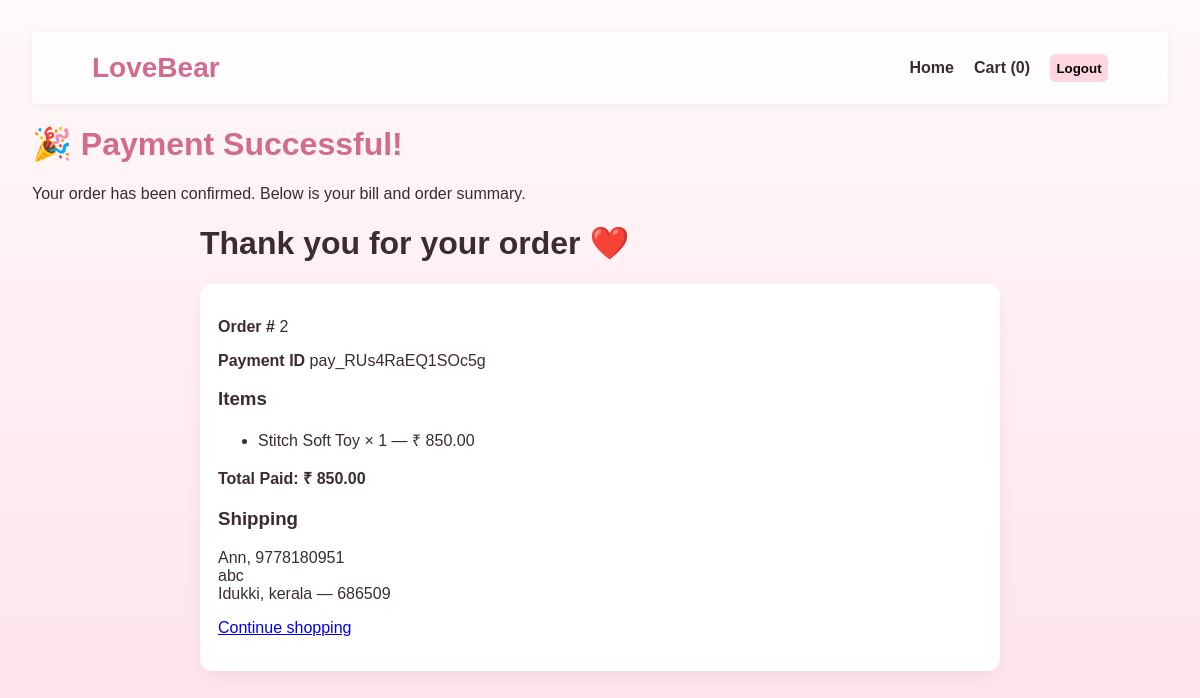
Page /order_success.php?id=2 (signed in) on the committed database.
### tables this page shows
CREATE TABLE `orders` (
  `id` int(11) NOT NULL,
  `items` text NOT NULL,
  `total` decimal(10,2) NOT NULL,
  `created_at` timestamp NOT NULL DEFAULT current_timestamp(),
  `user_id` int(11) DEFAULT NULL,
  `razorpay_order_id` varchar(255) DEFAULT NULL,
  `razorpay_payment_id` varchar(255) DEFAULT NULL,
  `payment_status` varchar(50) DEFAULT 'pending',
  `shipping_address` text DEFAULT NULL
);

### config.php (called while the page is built, shortened)
<?php
function e($s) {
    return htmlspecialchars($s ?? '', ENT_QUOTES, 'UTF-8');
}
?>

### order_success.php (the view, shortened to what this page needs)
<?php
require_once 'config.php';
$id = isset($_GET['id']) ? (int)$_GET['id'] : 0;
$stmt = $pdo->prepare("SELECT * FROM orders WHERE id = :id LIMIT 1");
$stmt->execute([':id' => $id]);
$order = $stmt->fetch();
$items = json_decode($order['items'], true);
$shipping = json_decode($order['shipping_address'], true);
?>
<!doctype html>
<html>
<head>
</head>
<body>
  <header>
  <div class="logo">LoveBear</div>
  <nav>
    <a href="index.php">Home</a>
    <a href="cart.php">Cart (<?php echo array_sum($_SESSION['cart'] ?? []); ?>)</a>
    <form method="post" action="logout.php" style="display:inline">
      <button class="qty-btn" type="submit">Logout</button>
    </form>
  </nav>
</header>
  <h1 style="color:#d26b8c;">🎉 Payment Successful!</h1>
<p>Your order has been confirmed. Below is your bill and order summary.</p>
<div class="wrap">
  <h1>Thank you for your order ❤️</h1>
  <div class="card">
    <p><strong>Order #</strong> <?php echo e($order['id']); ?></p>
    <p><strong>Payment ID</strong> <?php echo e($order['razorpay_payment_id']); ?></p>
    <h3>Items</h3>
    <ul>
      <?php foreach ($items as $it): ?>
        <li><?php echo e($it['name']); ?> × <?php echo (int)$it['qty']; ?> — ₹ <?php echo number_format($it['subtotal'],2); ?></li>
      <?php endforeach; ?>
    </ul>
    <p style="font-weight:800">Total Paid: ₹ <?php echo number_format($order['total'],2); ?></p>
    <h3>Shipping</h3>
    <p><?php echo e($shipping['name']); ?>, <?php echo e($shipping['phone']); ?><br>
       <?php echo nl2br(e($shipping['address'])); ?><br>
       <?php echo e($shipping['district']); ?>, <?php echo e($shipping['state']); ?> — <?php echo e($shipping['pincode']); ?></p>
    <p><a href="index.php">Continue shopping</a></p>
  </div>
</div>
</body>
</html>

### order_success.php (style rules this page uses)
:root { --light-pink: #ffe4ec; --soft-rose: #ffd6e0; --rose: #ffb6c1; --cream: #fff9f9; --deep-rose: #d26b8c; --text: #3a2c32; --muted: #766d70; --white: #ffffff; --shadow: 0 6px 18px rgba(0,0,0,0.08); --glow: 0 0 20px rgba(255,182,193,0.3); }
body { font-family:sans-serif;padding:24px;background:linear-gradient(180deg,#fff9f9,#ffe4ec);color:#3a2c32 }
header { display:flex;justify-content:space-between;align-items:center;padding:20px 60px;background:rgba(255,255,255,0.7);backdrop-filter:blur(10px);box-shadow:0 2px 10px rgba(0,0,0,0.05);position:sticky;top:0;z-index:100;flex-wrap:wrap; }
.logo { font-size:28px;font-weight:800;color:var(--deep-rose); }
nav { display:flex;align-items:center;gap:20px;flex-wrap:wrap; }
nav a { text-decoration:none;color:var(--text);font-weight:600;transition:0.3s; }
.wrap { max-width:800px;margin:0 auto }
.card { background:#fff;padding:18px;border-radius:12px;box-shadow:0 6px 18px rgba(0,0,0,0.06) }
.qty-btn { background:var(--soft-rose);border:none;border-radius:6px;width:58px;height:28px;cursor:pointer;font-weight:bold; }

### rows in the picture
orders: id "2", razorpay_payment "pay_RUs4RaEQ1SOc5g", total "850.00", shipping_address "Ann", shipping_address "9778180951", shipping_address "abc", shipping_address "Idukki", shipping_address "kerala", shipping_address "686509"

### other values in the picture
array_sum($_SESSION['cart'] ?? []) "0"
$it['name'] "Stitch Soft Toy"
$it['qty'] "1"
$it['subtotal'] "850.00"
